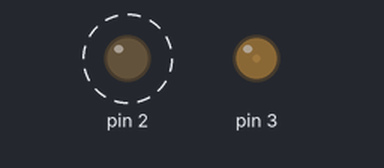
A sketch run on a simulated Arduino Uno, built with avr-gcc and run on an emulated ATmega328P. Parts: output pins drawn as LEDs (lit = HIGH). Dashed ring = blinking.

Above: at 0.05 s.
At 1.05 s:
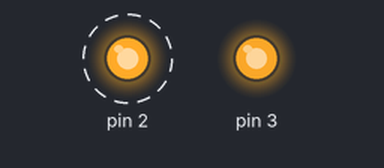
At 1.4 s:
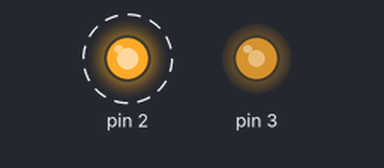
At 1.75 s:
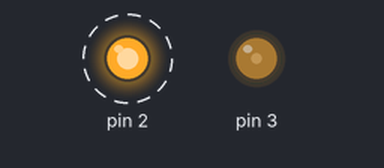
Timing chart, 0 to 4.7 s (numbered marks = the images above):
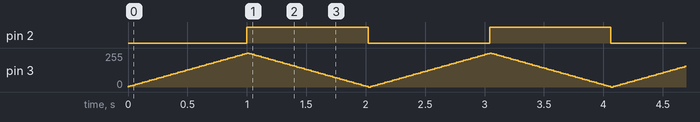

Measured:
- by itself, pin 2: alternates HIGH for 1.0 s and LOW for 1.0 s

The sketch:

demo.ino
```cpp
byte pwmPowerLevel = 0;
bool upswing = true;
int digitalPowerLevel = 0;
int digitalPowerCounter = 0;

void setup()
{
	pinMode(2, OUTPUT);
  pinMode(3, OUTPUT);
}

void loop()
{
  if (upswing) {
    pwmPowerLevel += 5;
  } else {
    pwmPowerLevel -= 5;
  }
  if (pwmPowerLevel >= 255) {
    upswing = false;
  } else if (pwmPowerLevel <= 0) {
    upswing = true;
  }
  analogWrite(3, pwmPowerLevel);

  digitalPowerCounter += 1;
  if(digitalPowerCounter >= 51) {
    digitalPowerCounter = 0;
    if(digitalPowerLevel == 0){
      digitalPowerLevel = 1;
    } else {
      digitalPowerLevel = 0;
    }
    digitalWrite(2, digitalPowerLevel);
  }
  delay(20);
}
```
